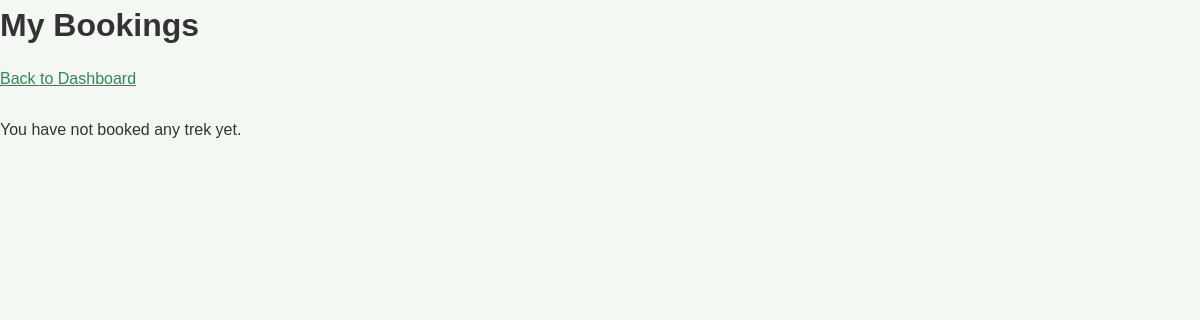
Page /my_bookings (signed in) on the earlier database version.
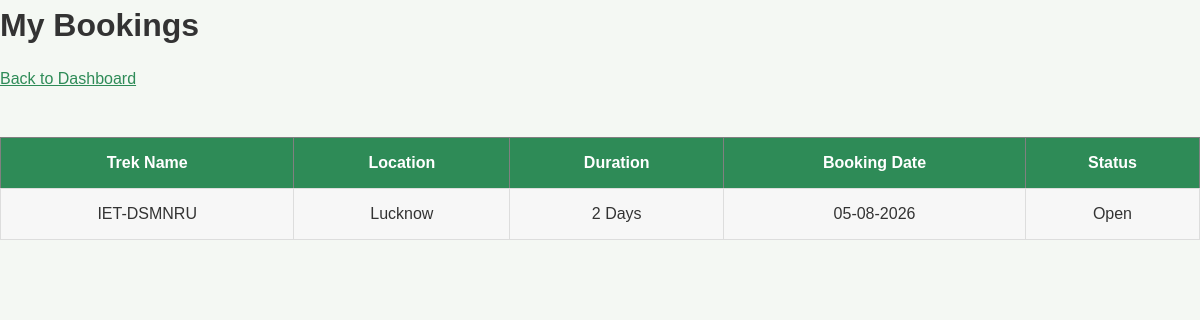
Same page on the later database version.
### app.py (models this page shows)
class Booking(db.Model):
    id = db.Column(db.Integer, primary_key=True)
    user_id = db.Column(db.Integer, db.ForeignKey('user.id'), nullable=False)
    trekking_id = db.Column(db.Integer, db.ForeignKey('trekking_table.id'), nullable=False)
    booking_date = db.Column(db.DateTime, nullable=False)
    user = db.relationship('User')
    trek = db.relationship('Trekking_table')

class Trekking_table(db.Model):
    id = db.Column(db.Integer, primary_key=True)
    name = db.Column(db.String(100), nullable=False)
    location = db.Column(db.String(100), nullable=False)
    user_id = db.Column(db.Integer, db.ForeignKey('user.id'), nullable=False)
    description = db.Column(db.Text, nullable=False)
    duration = db.Column(db.Integer, nullable=False)
    staff_id = db.Column(db.Integer, db.ForeignKey('staff.id'))
    available_slots = db.Column(db.Integer, default=20)
    status = db.Column(db.String(20), default="Open")
    progress = db.Column(db.String(20), default="Not Started")

### app.py (the view)
@app.route("/my_bookings")
def my_bookings():
    if "user_id" not in session:
        return redirect("/login")
    bookings = Booking.query.filter_by(user_id=session["user_id"]).all()
    return render_template("User/my_bookings.html", bookings=bookings)

### templates/User/my_bookings.html (shortened to what this page needs)
<!DOCTYPE html>
<html lang="en">
<head>
    <link rel="stylesheet" href="{{ url_for('static', filename='css/style.css') }}">
</head>
<body>
    <h1>My Bookings</h1>
    <a href="/user">Back to Dashboard</a>
    <br><br>
    {% if bookings %}
    <table border="1" cellpadding="8">
        <tr>
            <th>Trek Name</th>
            <th>Location</th>
            <th>Duration</th>
            <th>Booking Date</th>
            <th>Status</th>
        </tr>
        {% for booking in bookings %}
        <tr>
            <td>{{ booking.trek.name }}</td>
            <td>{{ booking.trek.location }}</td>
            <td>{{ booking.trek.duration }} Days</td>
            <td>{{ booking.booking_date.strftime("%d-%m-%Y") }}</td>
            <td>{{ booking.trek.status }}</td>
        </tr>
        {% endfor %}
    </table>
    {% else %}
    <p>You have not booked any trek yet.</p>
    {% endif %}
</body>
</html>

Differences in the rows shown:
added Booking: trek.name "IET-DSMNRU", trek.location "Lucknow", trek.duration "2", booking_date "05-08-2026", trek.status "Open"
Other differences:
text no longer shown: "You have not booked any trek yet."
text now shown: "Trek Name Location Duration Booking Date Status"
